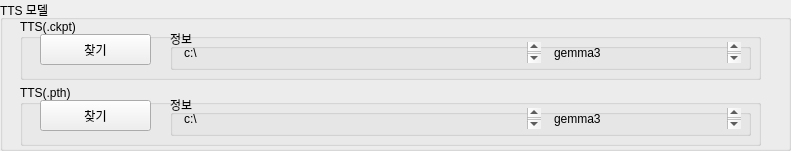
        <widget class="QGroupBox" name="LLMFindGroupBox_5">
         <property name="geometry">
          <rect>
           <x>10</x>
           <y>10</y>
           <width>791</width>
           <height>151</height>
          </rect>
         </property>
         <property name="title">
          <string>TTS 모델</string>
         </property>
         <widget class="QGroupBox" name="LLMFindGroupBox_4">
          <property name="geometry">
           <rect>
            <x>20</x>
            <y>85</y>
            <width>741</width>
            <height>61</height>
           </rect>
          </property>
          <property name="title">
           <string>TTS(.pth)</string>
          </property>
          <widget class="QPushButton" name="TTSCKPTFindButton">
           <property name="geometry">
            <rect>
             <x>20</x>
             <y>15</y>
             <width>111</width>
             <height>31</height>
            </rect>
           </property>
           <property name="toolTip">
            <string>&lt;html&gt;&lt;head/&gt;&lt;body&gt;&lt;p&gt;TTS(.pth) 파일을 찾습니다.&lt;/p&gt;&lt;/body&gt;&lt;/html&gt;</string>
           </property>
           <property name="text">
            <string>찾기</string>
           </property>
          </widget>
          <widget class="QGroupBox" name="LLMLocationGroupBox_4">
           <property name="geometry">
            <rect>
             <x>150</x>
             <y>10</y>
             <width>581</width>
             <height>41</height>
            </rect>
           </property>
           <property name="title">
            <string>정보</string>
           </property>
           <widget class="QTextBrowser" name="TTSCKPTLocationTextBrowser">
            <property name="geometry">
             <rect>
              <x>10</x>
              <y>13</y>
              <width>361</width>
              <height>21</height>
             </rect>
            </property>
            <property name="styleSheet">
             <string notr="true">QTextBrowser {
    border: none;
    background-color: transparent; /* 필요시 */
}</string>
            </property>
            <property name="html">
             <string>&lt;!DOCTYPE HTML PUBLIC &quot;-//W3C//DTD HTML 4.0//EN&quot; &quot;http://www.w3.org/TR/REC-html40/strict.dtd&quot;&gt;
&lt;html&gt;&lt;head&gt;&lt;meta name=&quot;qrichtext&quot; content=&quot;1&quot; /&gt;&lt;style type=&quot;text/css&quot;&gt;
p, li { white-space: pre-wrap; }
&lt;/style&gt;&lt;/head&gt;&lt;body style=&quot; font-family:'Gulim'; font-size:9pt; font-weight:400; font-style:normal;&quot;&gt;
&lt;p style=&quot; margin-top:0px; margin-bottom:0px; margin-left:0px; margin-right:0px; -qt-block-indent:0; text-indent:0px;&quot;&gt;c:\&lt;/p&gt;&lt;/body&gt;&lt;/html&gt;</string>
            </property>
           </widget>
           <widget class="QTextBrowser" name="TTSCKPTModelTextBrowser">
            <property name="geometry">
             <rect>
              <x>380</x>
              <y>13</y>
              <width>191</width>
              <height>21</height>
             </rect>
            </property>
            <property name="styleSheet">
             <string notr="true">QTextBrowser {
    border: none;
    background-color: transparent; /* 필요시 */
}</string>
            </property>
            <property name="html">
             <string>&lt;!DOCTYPE HTML PUBLIC &quot;-//W3C//DTD HTML 4.0//EN&quot; &quot;http://www.w3.org/TR/REC-html40/strict.dtd&quot;&gt;
&lt;html&gt;&lt;head&gt;&lt;meta name=&quot;qrichtext&quot; content=&quot;1&quot; /&gt;&lt;style type=&quot;text/css&quot;&gt;
p, li { white-space: pre-wrap; }
&lt;/style&gt;&lt;/head&gt;&lt;body style=&quot; font-family:'Gulim'; font-size:9pt; font-weight:400; font-style:normal;&quot;&gt;
&lt;p style=&quot; margin-top:0px; margin-bottom:0px; margin-left:0px; margin-right:0px; -qt-block-indent:0; text-indent:0px;&quot;&gt;gemma3&lt;/p&gt;&lt;/body&gt;&lt;/html&gt;</string>
            </property>
           </widget>
          </widget>
         </widget>
         <widget class="QGroupBox" name="LLMFindGroupBox_3">
          <property name="geometry">
           <rect>
            <x>20</x>
            <y>19</y>
            <width>741</width>
            <height>61</height>
           </rect>
          </property>
          <property name="title">
           <string>TTS(.ckpt)</string>
          </property>
          <widget class="QPushButton" name="TTSGPTFindButton">
           <property name="geometry">
            <rect>
             <x>20</x>
             <y>15</y>
             <width>111</width>
             <height>31</height>
            </rect>
           </property>
           <property name="toolTip">
            <string>&lt;html&gt;&lt;head/&gt;&lt;body&gt;&lt;p&gt;TTS(.ckpt) 파일을 찾습니다.&lt;/p&gt;&lt;/body&gt;&lt;/html&gt;</string>
           </property>
           <property name="text">
            <string>찾기</string>
           </property>
          </widget>
          <widget class="QGroupBox" name="LLMLocationGroupBox_3">
           <property name="geometry">
            <rect>
             <x>150</x>
             <y>10</y>
             <width>581</width>
             <height>41</height>
            </rect>
           </property>
           <property name="title">
            <string>정보</string>
           </property>
           <widget class="QTextBrowser" name="TTSGPTLocationTextBrowser">
            <property name="geometry">
             <rect>
              <x>10</x>
              <y>13</y>
              <width>361</width>
              <height>21</height>
             </rect>
            </property>
            <property name="styleSheet">
             <string notr="true">QTextBrowser {
    border: none;
    background-color: transparent; /* 필요시 */
}</string>
            </property>
            <property name="html">
             <string>&lt;!DOCTYPE HTML PUBLIC &quot;-//W3C//DTD HTML 4.0//EN&quot; &quot;http://www.w3.org/TR/REC-html40/strict.dtd&quot;&gt;
&lt;html&gt;&lt;head&gt;&lt;meta name=&quot;qrichtext&quot; content=&quot;1&quot; /&gt;&lt;style type=&quot;text/css&quot;&gt;
p, li { white-space: pre-wrap; }
&lt;/style&gt;&lt;/head&gt;&lt;body style=&quot; font-family:'Gulim'; font-size:9pt; font-weight:400; font-style:normal;&quot;&gt;
&lt;p style=&quot; margin-top:0px; margin-bottom:0px; margin-left:0px; margin-right:0px; -qt-block-indent:0; text-indent:0px;&quot;&gt;c:\&lt;/p&gt;&lt;/body&gt;&lt;/html&gt;</string>
            </property>
           </widget>
           <widget class="QTextBrowser" name="TTSGPTModelTextBrowser">
            <property name="geometry">
             <rect>
              <x>380</x>
              <y>13</y>
              <width>191</width>
              <height>21</height>
             </rect>
            </property>
            <property name="styleSheet">
             <string notr="true">QTextBrowser {
    border: none;
    background-color: transparent; /* 필요시 */
}</string>
            </property>
            <property name="html">
             <string>&lt;!DOCTYPE HTML PUBLIC &quot;-//W3C//DTD HTML 4.0//EN&quot; &quot;http://www.w3.org/TR/REC-html40/strict.dtd&quot;&gt;
&lt;html&gt;&lt;head&gt;&lt;meta name=&quot;qrichtext&quot; content=&quot;1&quot; /&gt;&lt;style type=&quot;text/css&quot;&gt;
p, li { white-space: pre-wrap; }
&lt;/style&gt;&lt;/head&gt;&lt;body style=&quot; font-family:'Gulim'; font-size:9pt; font-weight:400; font-style:normal;&quot;&gt;
&lt;p style=&quot; margin-top:0px; margin-bottom:0px; margin-left:0px; margin-right:0px; -qt-block-indent:0; text-indent:0px;&quot;&gt;gemma3&lt;/p&gt;&lt;/body&gt;&lt;/html&gt;</string>
            </property>
           </widget>
          </widget>
         </widget>
        </widget>
